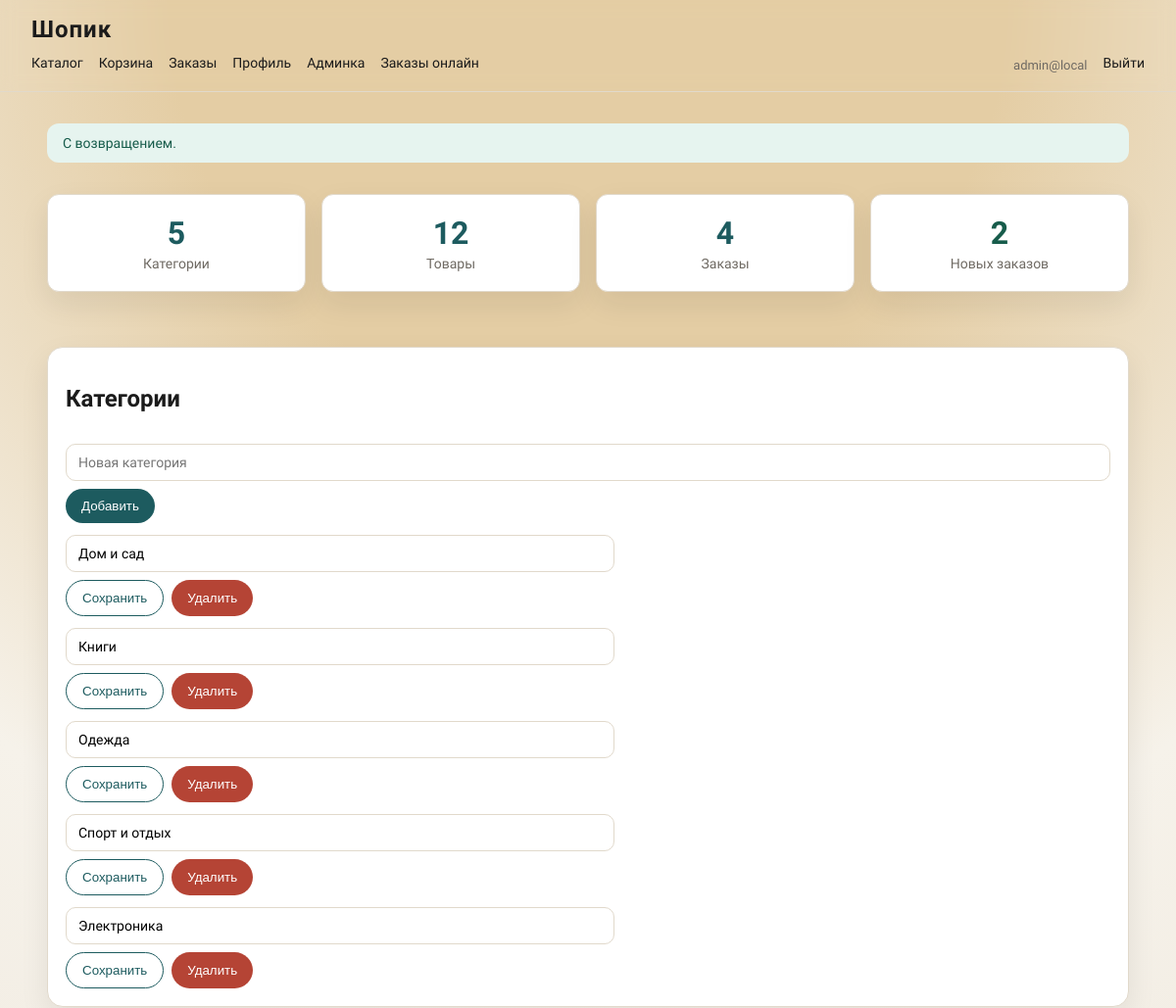
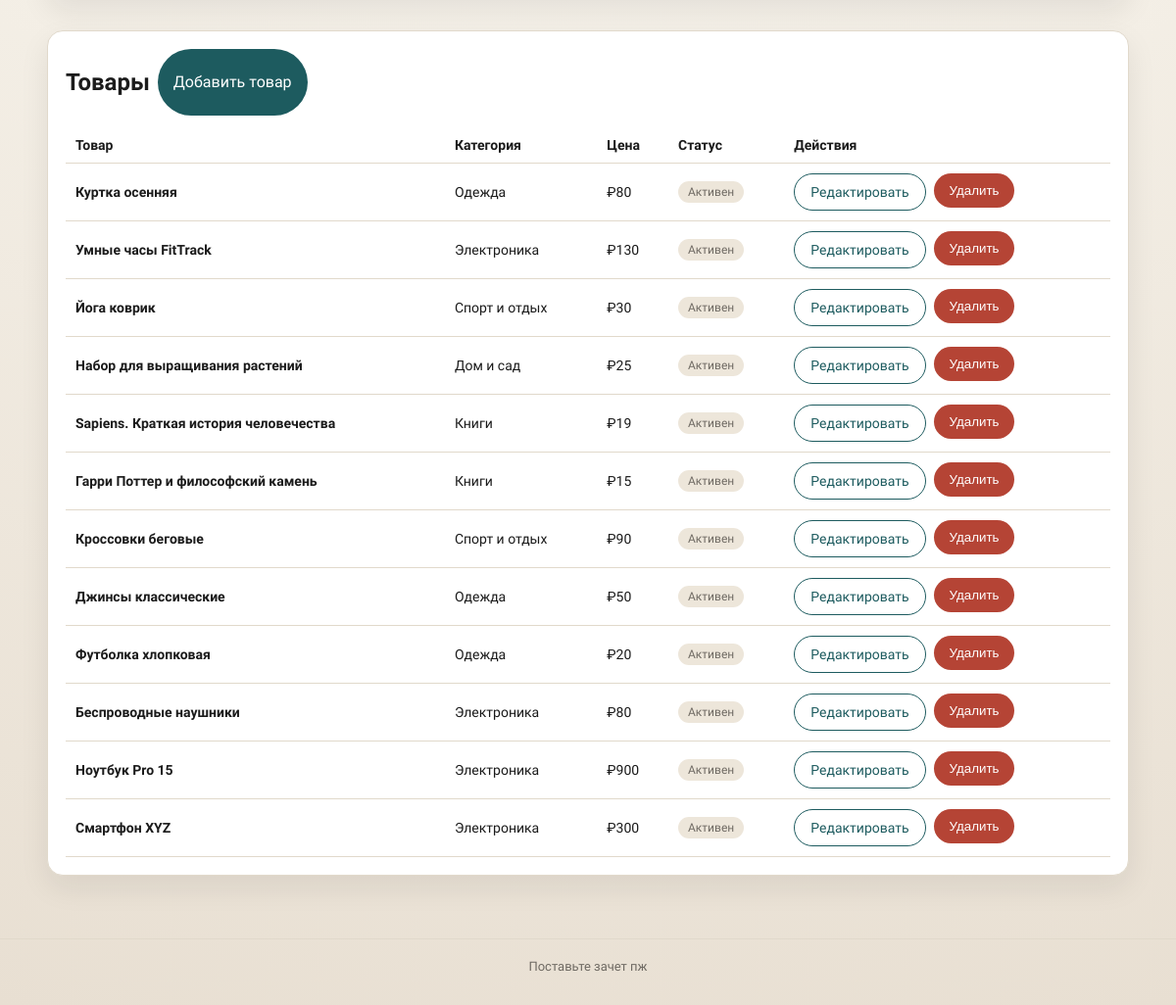
/admin/index.php (signed in), run on the app's committed database (2 pictures, top to bottom).
### tables this page shows
CREATE TABLE users (
            id INTEGER PRIMARY KEY AUTOINCREMENT,
            email TEXT NOT NULL UNIQUE,
            password_hash TEXT NOT NULL,
            role TEXT NOT NULL DEFAULT "user",
            created_at TEXT NOT NULL DEFAULT CURRENT_TIMESTAMP
        );

CREATE TABLE categories (
            id INTEGER PRIMARY KEY AUTOINCREMENT,
            name TEXT NOT NULL
        );

CREATE TABLE products (
            id INTEGER PRIMARY KEY AUTOINCREMENT,
            category_id INTEGER NULL,
            name TEXT NOT NULL,
            description TEXT NOT NULL,
            price REAL NOT NULL,
            image_path TEXT NULL,
            is_active INTEGER NOT NULL DEFAULT 1,
            FOREIGN KEY (category_id) REFERENCES categories(id) ON DELETE SET NULL
        );

### db.php (called while the page is built, shortened)
<?php
function db(): PDO
{
    static $pdo = null;
    if ($pdo instanceof PDO) {
        return $pdo;
    }
    $dbPath = __DIR__ . '/data/shop.sqlite';
    $pdo = new PDO('sqlite:' . $dbPath);
    $pdo->setAttribute(PDO::ATTR_ERRMODE, PDO::ERRMODE_EXCEPTION);
    $pdo->exec('PRAGMA foreign_keys = ON');
    init_db($pdo);
    return $pdo;
}
function init_db(PDO $pdo): void
{
    $pdo->exec(
        'CREATE TABLE IF NOT EXISTS users (
            id INTEGER PRIMARY KEY AUTOINCREMENT,
            email TEXT NOT NULL UNIQUE,
            password_hash TEXT NOT NULL,
            role TEXT NOT NULL DEFAULT "user",
            created_at TEXT NOT NULL DEFAULT CURRENT_TIMESTAMP
        )'
    );
    $pdo->exec(
        'CREATE TABLE IF NOT EXISTS categories (
            id INTEGER PRIMARY KEY AUTOINCREMENT,
            name TEXT NOT NULL
        )'
    );
    $pdo->exec(
        'CREATE TABLE IF NOT EXISTS products (
            id INTEGER PRIMARY KEY AUTOINCREMENT,
            category_id INTEGER NULL,
            name TEXT NOT NULL,
            description TEXT NOT NULL,
            price REAL NOT NULL,
            image_path TEXT NULL,
            is_active INTEGER NOT NULL DEFAULT 1,
            FOREIGN KEY (category_id) REFERENCES categories(id) ON DELETE SET NULL
        )'
    );
    $pdo->exec(
        'CREATE TABLE IF NOT EXISTS cart_items (
            id INTEGER PRIMARY KEY AUTOINCREMENT,
            user_id INTEGER NOT NULL,
            product_id INTEGER NOT NULL,
            qty INTEGER NOT NULL DEFAULT 1,
            UNIQUE(user_id, product_id),
            FOREIGN KEY (user_id) REFERENCES users(id) ON DELETE CASCADE,
            FOREIGN KEY (product_id) REFERENCES products(id) ON DELETE CASCADE
        )'
    );
    $pdo->exec(
        'CREATE TABLE IF NOT EXISTS orders (
            id INTEGER PRIMARY KEY AUTOINCREMENT,
            user_id INTEGER NOT NULL,
            status TEXT NOT NULL DEFAULT "new",
            created_at TEXT NOT NULL DEFAULT CURRENT_TIMESTAMP,
            FOREIGN KEY (user_id) REFERENCES users(id) ON DELETE CASCADE
        )'
    );
    $pdo->exec(
        'CREATE TABLE IF NOT EXISTS order_items (
            id INTEGER PRIMARY KEY AUTOINCREMENT,
            order_id INTEGER NOT NULL,
            product_id INTEGER NOT NULL,
            qty INTEGER NOT NULL,
            price REAL NOT NULL,
            FOREIGN KEY (order_id) REFERENCES orders(id) ON DELETE CASCADE,
            FOREIGN KEY (product_id) REFERENCES products(id) ON DELETE CASCADE
        )'
    );
    $adminExists = (int) $pdo->query("SELECT COUNT(*) FROM users WHERE role = 'admin'")->fetchColumn();
}
function e($value): string
{
    return htmlspecialchars((string) $value, ENT_QUOTES, 'UTF-8');
}
function current_user(): ?array
{
    static $cached = null;
    if ($cached !== null) {
        return $cached;
    }
    $stmt = db()->prepare('SELECT id, email, role FROM users WHERE id = ?');
    $stmt->execute([$_SESSION['user_id']]);
    $user = $stmt->fetch(PDO::FETCH_ASSOC) ?: null;
    $cached = $user;
    return $cached;
}
function is_admin(): bool
{
    $user = current_user();
    return $user && $user['role'] === 'admin';
}
function require_admin(): void
{
    if (!is_admin()) {
        header('Location: /login.php');
        exit;
    }
}
function flash(string $key, ?string $value = null): ?string
{
    if (!empty($_SESSION['flash'][$key])) {
        $msg = (string) $_SESSION['flash'][$key];
        return $msg;
    }
    return null;
}

### admin/index.php (the view, shortened to what this page needs)
<?php
require_once __DIR__ . '/../db.php';
require_admin();
$categories = db()->query('SELECT id, name FROM categories ORDER BY name')->fetchAll(PDO::FETCH_ASSOC);
$products = db()->query(
    'SELECT p.id, p.name, p.price, p.is_active, c.name AS category_name
     FROM products p
     LEFT JOIN categories c ON c.id = p.category_id
     ORDER BY p.id DESC'
)->fetchAll(PDO::FETCH_ASSOC);
$totalProducts = (int) db()->query('SELECT COUNT(*) FROM products')->fetchColumn();
$totalCategories = (int) db()->query('SELECT COUNT(*) FROM categories')->fetchColumn();
$totalOrders = (int) db()->query('SELECT COUNT(*) FROM orders')->fetchColumn();
$newOrders = (int) db()->query("SELECT COUNT(*) FROM orders WHERE status = 'new'")->fetchColumn();
include __DIR__ . '/../partials/header.php';
?>
<section class="admin-stats">
    <div class="stat-card">
        <h3><?= $totalCategories ?></h3>
        <p>Категории</p>
    </div>
    <div class="stat-card">
        <h3><?= $totalProducts ?></h3>
        <p>Товары</p>
    </div>
    <div class="stat-card">
        <h3><?= $totalOrders ?></h3>
        <p>Заказы</p>
    </div>
    <div class="stat-card new">
        <h3><?= $newOrders ?></h3>
        <p>Новых заказов</p>
    </div>
</section>
<section class="card">
    <h2>Категории</h2>
    <form class="inline-form" method="post" action="/admin/category_edit.php">
        <input type="text" name="name" placeholder="Новая категория" required>
        <button type="submit">Добавить</button>
    </form>
    <div class="form">
        <?php foreach ($categories as $category): ?>
            <form class="inline-form" method="post" action="/admin/category_edit.php">
                <input type="text" name="name" value="<?= e($category['name']) ?>" required>
                <button type="submit" name="action" value="update" class="secondary">Сохранить</button>
                <button type="submit" name="action" value="delete" class="danger">Удалить</button>
            </form>
        <?php endforeach; ?>
    </div>
</section>
<section class="card">
    <div class="inline-form">
        <h2>Товары</h2>
        <a class="button" href="/admin/product_edit.php">Добавить товар</a>
    </div>
    <?php if (!$products): ?>
        <p>Товаров пока нет.</p>
    <?php else: ?>
        <table class="table">
            <thead>
                <tr>
                    <th>Товар</th>
                    <th>Категория</th>
                    <th>Цена</th>
                    <th>Статус</th>
                    <th>Действия</th>
                </tr>
            </thead>
            <tbody>
                <?php foreach ($products as $product): ?>
                    <tr>
                        <td>
                            <strong><?= e($product['name']) ?></strong>
                        </td>
                        <td><?= e($product['category_name'] ?? 'Без категории') ?></td>
                        <td>₽<?= number_format((float) $product['price'], 0) ?></td>
                        <td><?= $product['is_active'] ? '<span class="status-chip">Активен</span>' : '<span class="status-chip" style="background:#f8d7da">Скрыт</span>' ?></td>
                        <td>
                            <div class="inline-form">
                                <a class="button secondary" href="/admin/product_edit.php?id=<?= (int) $product['id'] ?>">Редактировать</a>
                                <form method="post" action="/admin/product_delete.php" onsubmit="return confirm('Удалить товар?');">
                                    <button type="submit" class="danger">Удалить</button>
                                </form>
                            </div>
                        </td>
                    </tr>
                <?php endforeach; ?>
            </tbody>
        </table>
    <?php endif; ?>
</section>
<?php include __DIR__ . '/../partials/footer.php'; ?>

### partials/header.php (shortened to what this page needs)
<?php
$user = current_user();
?>
<!doctype html>
<html lang="ru">
<head>
    <link rel="stylesheet" href="/assets/css/style.css">
</head>
<body>
<div class="page">
    <header class="site-header">
        <div class="logo"><a href="/">Шопик</a></div>
        <nav class="site-nav">
            <a href="/">Каталог</a>
            <?php if ($user): ?>
                <a href="/cart.php">Корзина</a>
                <a href="/my_orders.php">Заказы</a>
                <a href="/profile.php">Профиль</a>
            <?php endif; ?>
            <?php if ($user && $user['role'] === 'admin'): ?>
                <a href="/admin/index.php">Админка</a>
                <a href="/admin/orders.php">Заказы онлайн</a>
            <?php endif; ?>
            <?php if ($user): ?>
                <span class="nav-user"><?= e($user['email']) ?></span>
                <a href="/logout.php">Выйти</a>
            <?php else: ?>
                <a href="/login.php">Войти</a>
                <a href="/register.php">Регистрация</a>
            <?php endif; ?>
        </nav>
    </header>
    <main class="site-main">
        <?php if ($msg = flash('success')): ?>
            <div class="alert success"><?= e($msg) ?></div>
        <?php endif; ?>

### assets/css/style.css (style rules this page uses)
:root { --bg: #f6f2ea; --bg-accent: #e8dfd2; --ink: #1b1b1b; --muted: #6f6a63; --accent: #1d5b5f; --accent-2: #c07c2d; --card: #ffffff; --line: #e1d9cb; --shadow: 0 12px 30px rgba(27, 27, 27, 0.08); }
* { box-sizing: border-box; }
body { margin: 0; font-family: 'Source Sans 3', sans-serif; color: var(--ink); background: radial-gradient(circle at top, #e4cda4 20%, var(--bg) 45%, var(--bg-accent) 100%); min-height: 100vh; }
.page { min-height: 100vh; display: flex; flex-direction: column; }
.site-header { position: sticky; top: 0; background: radial-gradient(linear at top, #e4cda4 20%, var(--bg) 85%, var(--bg-accent) 100%); backdrop-filter: blur(8px); border-bottom: 1px solid var(--line); padding: 16px 32px; z-index: 10; }
.logo a { font-size: 24px; letter-spacing: 0.04em; text-decoration: none; color: var(--ink); font-weight: 600; }
.site-nav { display: flex; flex-wrap: wrap; gap: 16px; align-items: center; margin-top: 12px; font-size: 14px; }
.site-nav a { text-decoration: none; color: var(--ink); padding-bottom: 4px; border-bottom: 1px solid transparent; transition: border-color 0.2s ease; }
.nav-user { font-size: 13px; color: var(--muted); }
.site-main { width: min(1120px, 92vw); margin: 32px auto 64px; display: flex; flex-direction: column; gap: 32px; }
.card { background: var(--card); border: 1px solid var(--line); border-radius: 16px; padding: 18px; box-shadow: var(--shadow); display: flex; flex-direction: column; gap: 12px; }
.button, button { border: none; border-radius: 999px; padding: 10px 16px; background: var(--accent); color: white; font-weight: 500; cursor: pointer; text-decoration: none; display: inline-flex; align-items: center; gap: 6px; }
.button.secondary, button.secondary { background: transparent; color: var(--accent); border: 1px solid var(--accent); }
.button.danger, button.danger { background: #b54435; }
.form { display: grid; gap: 12px; max-width: 560px; }
input, textarea, select { width: 100%; padding: 10px 12px; border-radius: 10px; border: 1px solid var(--line); font-family: inherit; font-size: 14px; background: #fff; }
.alert { padding: 12px 16px; border-radius: 12px; font-size: 14px; }
.alert.success { background: #e6f4ef; color: #175c4b; }
.table { width: 100%; border-collapse: collapse; }
.table th, .table td { text-align: left; padding: 10px; border-bottom: 1px solid var(--line); font-size: 14px; }
.status-chip { display: inline-block; padding: 4px 10px; border-radius: 999px; background: #ede6da; font-size: 12px; color: var(--muted); }
.inline-form { display: flex; gap: 8px; flex-wrap: wrap; }
.admin-stats { display: grid; grid-template-columns: repeat(auto-fit, minmax(150px, 1fr)); gap: 16px; margin-bottom: 24px; }
.stat-card { background: var(--card); border: 1px solid var(--line); border-radius: 12px; padding: 20px; text-align: center; box-shadow: var(--shadow); }
.stat-card h3 { margin: 0; font-size: 32px; color: var(--accent); }
.stat-card p { margin: 4px 0 0; color: var(--muted); font-size: 14px; }
.stat-card.new h3 { color: #175c4b; }

### data on the page
users: email "admin@local"
categories: name "Дом и сад"
categories: name "Книги"
categories: name "Одежда"
categories: name "Спорт и отдых"
categories: name "Электроника"
products: name "Куртка осенняя", category.name "Одежда", price "80", is_active "Активен"
products: name "Умные часы FitTrack", category.name "Электроника", price "130", is_active "Активен"
products: name "Йога коврик", category.name "Спорт и отдых", price "30", is_active "Активен"
products: name "Набор для выращивания растений", category.name "Дом и сад", price "25", is_active "Активен"
products: name "Sapiens. Краткая история человечества", category.name "Книги", price "19", is_active "Активен"
products: name "Гарри Поттер и философский камень", category.name "Книги", price "15", is_active "Активен"
products: name "Кроссовки беговые", category.name "Спорт и отдых", price "90", is_active "Активен"
products: name "Джинсы классические", category.name "Одежда", price "50", is_active "Активен"
products: name "Футболка хлопковая", category.name "Одежда", price "20", is_active "Активен"
products: name "Беспроводные наушники", category.name "Электроника", price "80", is_active "Активен"
products: name "Ноутбук Pro 15", category.name "Электроника", price "900", is_active "Активен"
products: name "Смартфон XYZ", category.name "Электроника", price "300", is_active "Активен"

### other printed values
$msg "С возвращением."
$totalCategories "5"
$totalProducts "12"
$totalOrders "4"
$newOrders "2"
